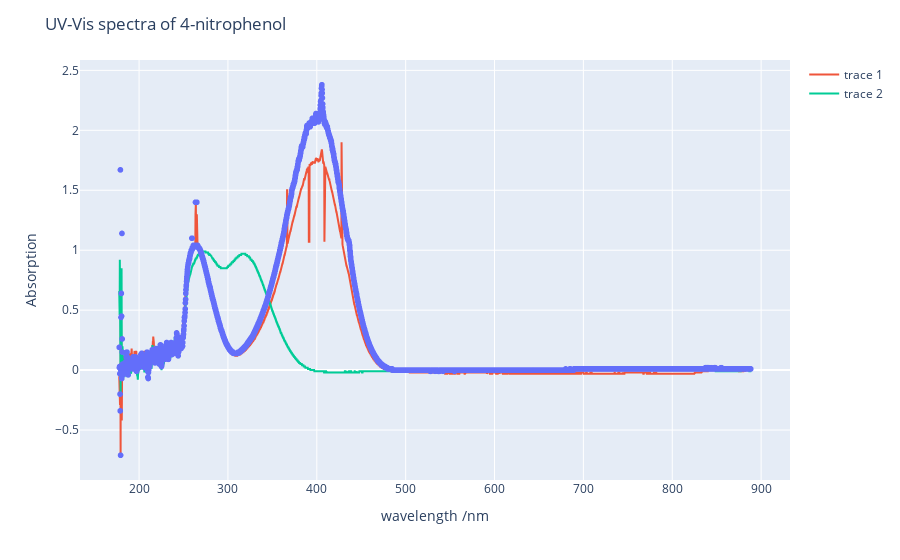

Notebook code cell kept with this figure:
### Code cell
import plotly.express as px
fig = px.scatter(x=all_data_one.w_NaOH, y=all_data_one.A_NaOH )
fig.add_scatter(x=all_data_one.w_buffer, y=all_data_one.A_buffer)
fig.add_scatter(x = all_data_one.w_HCl, y=all_data_one.A_HCl)
fig.update_layout(
    title="UV-Vis spectra of 4-nitrophenol",
    xaxis_title="wavelength /nm ",
    yaxis_title="Absorption")
fig.show()

### Figure 1 — Plotly figure (JSON) as saved in the notebook; plotly's stock layout.template omitted (floating-point values rounded to 4 significant figures; data arrays with more than 128 entries replaced by an {"elided": "..."} marker saying what was removed)
{"data": [{"hovertemplate": "x=%{x}<br>y=%{y}<extra></extra>", "legendgroup": "", "marker": {"color": "#636efa", "symbol": "circle"}, "mode": "markers", "name": "", "showlegend": false, "type": "scattergl", "x": {"elided": "3648 float values"}, "xaxis": "x", "y": {"elided": "3648 float values"}, "yaxis": "y"}, {"type": "scatter", "x": {"elided": "3648 float values"}, "y": {"elided": "3648 float values"}}, {"type": "scatter", "x": {"elided": "3648 float values"}, "y": {"elided": "3648 float values"}}], "layout": {"legend": {"tracegroupgap": 0}, "margin": {"t": 60}, "title": {"text": "UV-Vis spectra of 4-nitrophenol"}, "xaxis": {"anchor": "y", "domain": [0, 1], "title": {"text": "wavelength /nm "}}, "yaxis": {"anchor": "x", "domain": [0, 1], "title": {"text": "Absorption"}}}}
